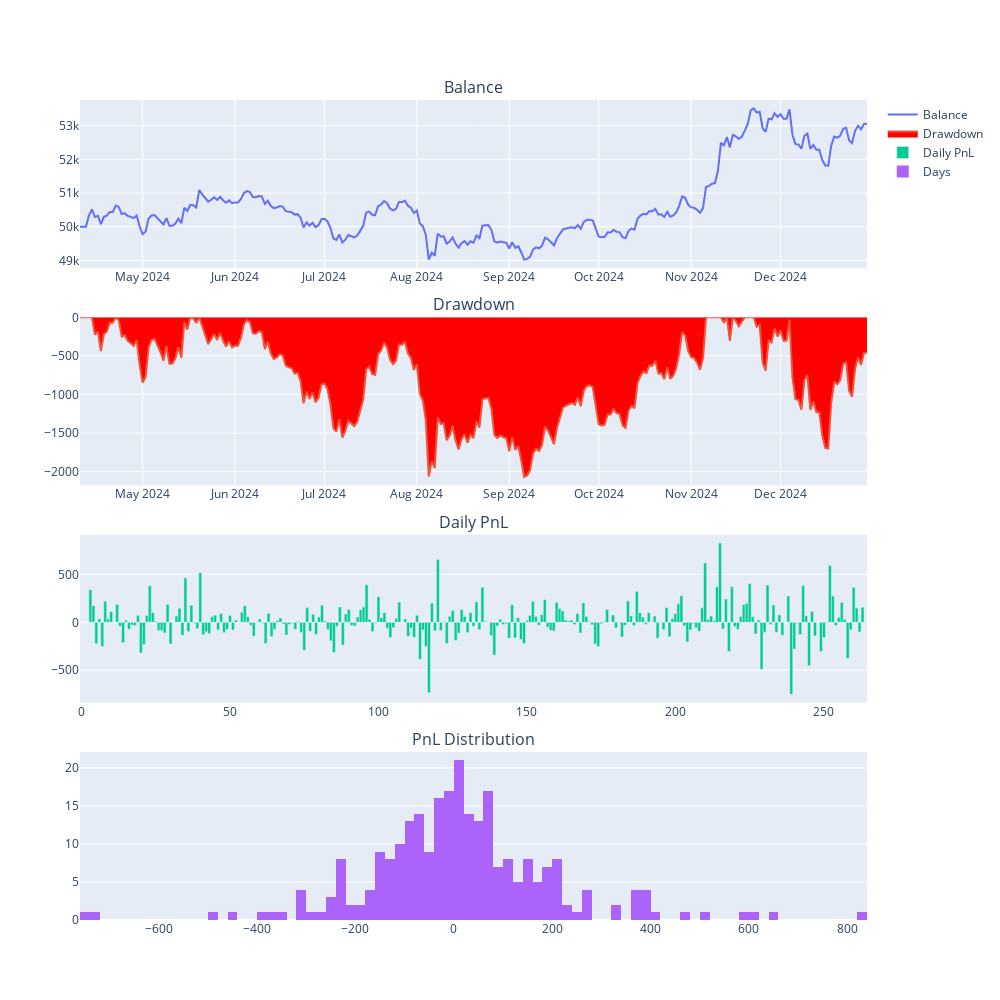

The code cell stored with this chart in its notebook:
### Code cell
engine.load_data()
engine.run_backtesting()
df = engine.calculate_result()
engine.calculate_statistics()
engine.show_chart()

### Figure 1 — Plotly figure (JSON) as saved in the notebook; plotly's stock layout.template omitted (floating-point values rounded to 4 significant figures; data arrays with more than 128 entries replaced by an {"elided": "..."} marker saying what was removed)
{"data": [{"mode": "lines", "name": "Balance", "type": "scatter", "x": {"elided": "265 str values"}, "xaxis": "x", "y": {"elided": "265 float values"}, "yaxis": "y"}, {"fill": "tozeroy", "fillcolor": "red", "mode": "lines", "name": "Drawdown", "type": "scatter", "x": {"elided": "265 str values"}, "xaxis": "x2", "y": {"elided": "265 float values"}, "yaxis": "y2"}, {"name": "Daily PnL", "type": "bar", "xaxis": "x3", "y": {"elided": "265 float values"}, "yaxis": "y3"}, {"name": "Days", "nbinsx": 100, "type": "histogram", "x": {"elided": "265 float values"}, "xaxis": "x4", "yaxis": "y4"}], "layout": {"annotations": [{"font": {"size": 16}, "showarrow": false, "text": "Balance", "x": 0.5, "xanchor": "center", "xref": "paper", "y": 1, "yanchor": "bottom", "yref": "paper"}, {"font": {"size": 16}, "showarrow": false, "text": "Drawdown", "x": 0.5, "xanchor": "center", "xref": "paper", "y": 0.735, "yanchor": "bottom", "yref": "paper"}, {"font": {"size": 16}, "showarrow": false, "text": "Daily PnL", "x": 0.5, "xanchor": "center", "xref": "paper", "y": 0.47, "yanchor": "bottom", "yref": "paper"}, {"font": {"size": 16}, "showarrow": false, "text": "PnL Distribution", "x": 0.5, "xanchor": "center", "xref": "paper", "y": 0.205, "yanchor": "bottom", "yref": "paper"}], "height": 1000, "width": 1000, "xaxis": {"anchor": "y", "domain": [0, 1]}, "xaxis2": {"anchor": "y2", "domain": [0, 1]}, "xaxis3": {"anchor": "y3", "domain": [0, 1]}, "xaxis4": {"anchor": "y4", "domain": [0, 1]}, "yaxis": {"anchor": "x", "domain": [0.795, 1]}, "yaxis2": {"anchor": "x2", "domain": [0.53, 0.735]}, "yaxis3": {"anchor": "x3", "domain": [0.265, 0.47]}, "yaxis4": {"anchor": "x4", "domain": [0, 0.205]}}}
